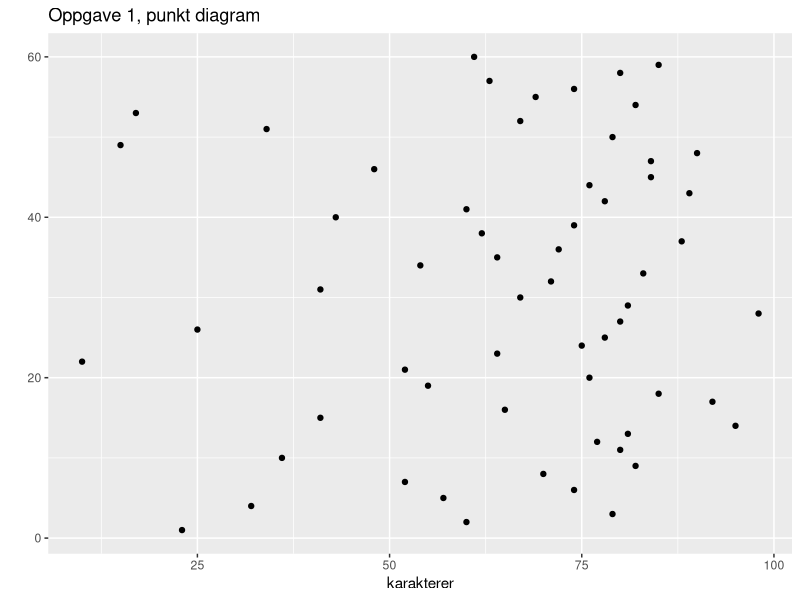
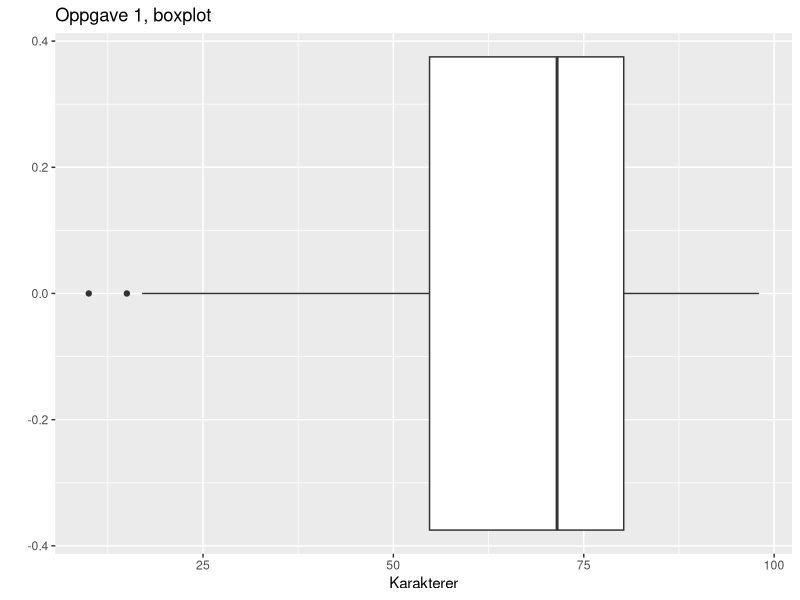
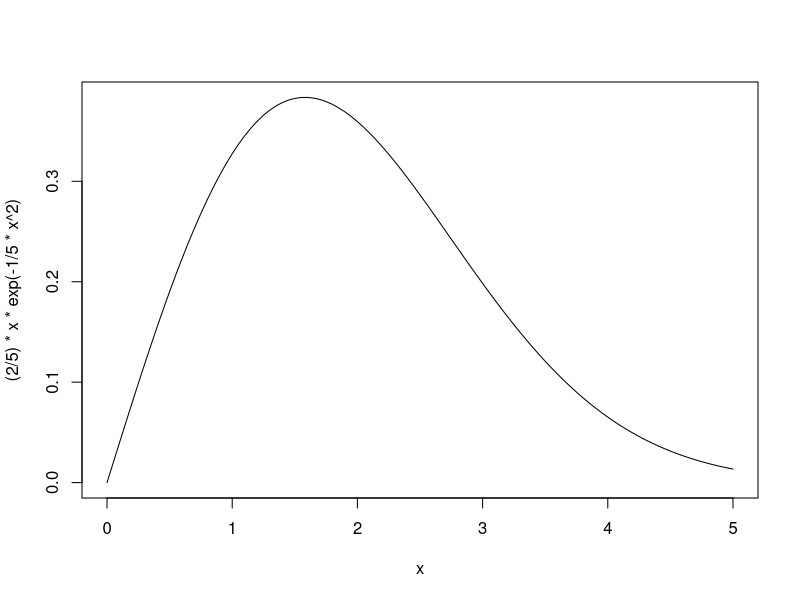
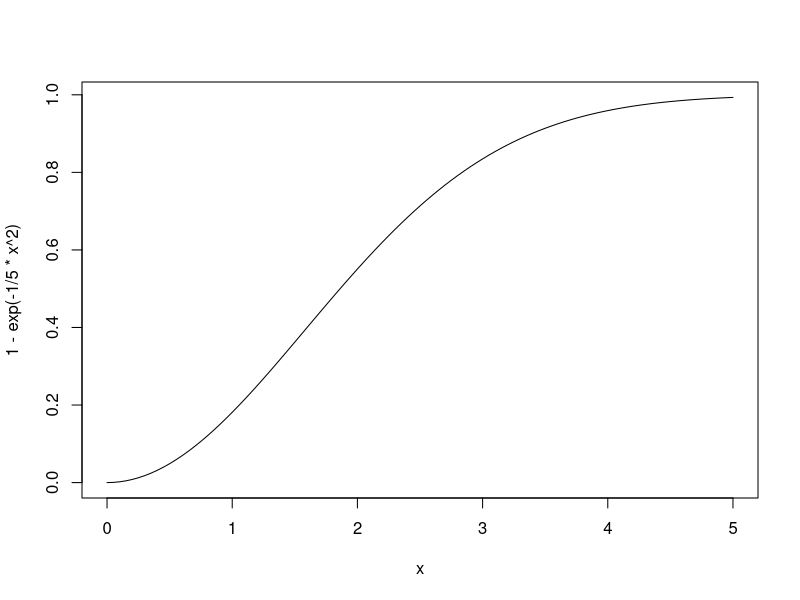

Recreate these plots in R, in order.
## ---- chunk 1
library(tidyverse)
library(stringr)
karakterer <- "23 60 79 32 57 74 52 70 82 36 80 77 81 95 41 65 92 85 55 76 52 10 64 75 78 25 80 98 81 67 41 71 83 54 64 72 88 62 74 43 60 78 89 76 84 48 84 90 15 79 34 67 17 82 69 74 63 80 85 61"
karakterer <- str_replace_all(karakterer, " ", "\n")


karakterer <- read.csv(text=karakterer, header=FALSE) 

karakterer <- karakterer %>% 
  rename(karakterer = V1) %>% 
  mutate(index = row_number())


karakterer %>% 
  ggplot(aes(x=karakterer, y=index)) + 
  geom_point()+
  labs(y="", title="Oppgave 1, punkt diagram")

## ---- chunk 2
karakterer %>% 
  ggplot(aes(x=karakterer)) +
  geom_boxplot() +
  labs(title="Oppgave 1, boxplot", x="Karakterer", y="")
## ---- chunk 3
#factorial(10)/(factorial(8)*factorial(10-8))
choose(10, 8)
## ---- chunk 4
choose(7, 5)
#factorial(7)/(factorial(5)*factorial(7-5))
## ---- chunk 5
#(factorial(10)/(factorial(8)*factorial(10-8)))*factorial(8)
choose(10, 8)*factorial(8)
## ---- chunk 6
#factorial(10)/(factorial(8)*factorial(10-8))
choose(10, 8)
## ---- chunk 7



ab_uten_i_og_j <- choose(6, 4)


ab_enten_ij <- choose(6, 3) * 2 

uten_abij <- choose(6, 6)


i_eller_j_uten_ab <- choose(6, 5) * 2



print(ab_uten_i_og_j + ab_enten_ij + uten_abij + i_eller_j_uten_ab)

#(choose(6, 4) + choose(6, 3) + choose(6, 3) + choose(6, 6) + choose(6, 5)+ choose(6, 5))

## ---- chunk 8
choose(9, 7) / choose(10, 8)
## ---- chunk 9
1 - (choose(8, 8) / choose(10, 8))
## ---- chunk 10
b_gitt_a = 0.5
p_a = 0.1
p_b = 0.2

p_og_b = b_gitt_a * p_a
p_og_b
## ---- chunk 11
p_eller_b = p_a + p_b - p_og_b
p_eller_b
## ---- chunk 12
p_a_gitt_eller_b = p_a / p_eller_b
p_a_gitt_eller_b
## ---- chunk 13
p_b_gitt_kompli_a = (p_b - p_og_b) / (1 - p_a)
p_b_gitt_kompli_a
## ---- chunk 14
1 - (1 - 0.1)^10
## ---- chunk 15
choose(10, 1) * 0.1^1 * (1 - 0.1)^(10-1) #må dobbelsjekke når jeg har tid. eksemepl 5.3 s167
## ---- chunk 16

curve((2/5)*x*exp(-1/5*x^2), from = 0, to = 5)

## ---- chunk 17

integrate(function(x) (2/5)*x*exp(-1/5*x^2), 0, Inf)

## ---- chunk 18
curve(1 - exp(-1/5*x^2), from = 0, to = 5)
## ---- chunk 19
uniroot(function(x) 1 - exp(-1/5*x^2) - 0.9, c(0, 5))
## ---- chunk 20
exp(-1/5*1^2)
## ---- chunk 21
1 - (exp(-1/5*2^2) / exp(-1/5*1^2))
## ---- chunk 22
# integrate(function(x) 2*exp(-2*x), 0, Inf)
# integrate(function(y) 2*exp(-y), 0, Inf)

